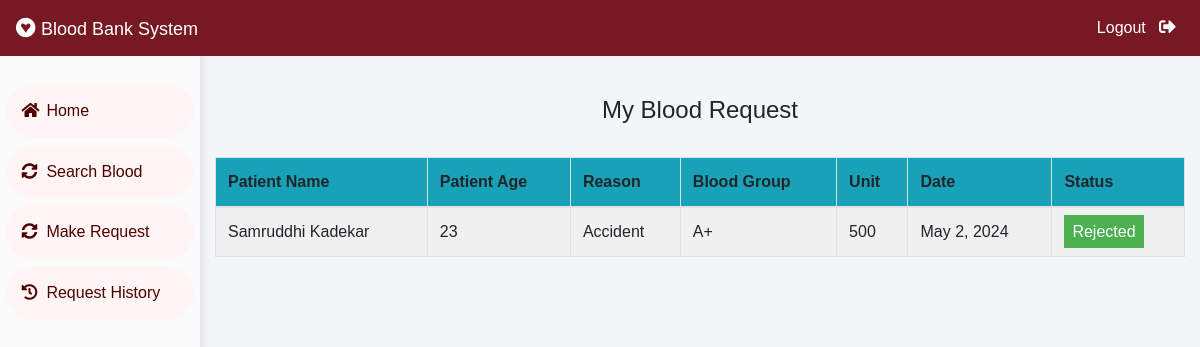
The page /patient/my-request (signed in) on the database its author committed.
### blood/models.py (models this page shows, shortened)
class BloodRequest(models.Model):
    request_by_patient = models.ForeignKey(
        pmodels.Patient,
        null=True,
        on_delete = models.CASCADE
    )
    request_by_hospital = models.ForeignKey(
        hmodels.Hospital,
        null=True,
        on_delete = models.CASCADE
    )
    request_by_donor = models.ForeignKey(
        dmodels.Donor,
        null = True,
        on_delete = models.CASCADE
    )
    patient_name = models.CharField(
        max_length=30
    )
    patient_age = models.PositiveIntegerField()
    reason = models.CharField(
        max_length=500
    )
    bloodgroup = models.CharField(
        max_length=10
    )
    unit = models.PositiveIntegerField(
        default=0
    )
    status = models.CharField(
        max_length=20,
        default="Pending"
    )
    date = models.DateField(
        auto_now=True
    )

### patient/views.py (the view)
# urls.py: path('my-request', views.my_request_view,name='my-request'),
def my_request_view(request):
    patient= models.Patient.objects.get(user_id=request.user.id)
    blood_request=bmodels.BloodRequest.objects.all().filter(request_by_patient=patient)
    return render(request,'patient/my_request.html',{'blood_request':blood_request})

### templates/patient/my_request.html (shortened to what this page needs)
{% extends 'patient/patientbase.html' %}
{% block content %}
{% load widget_tweaks %}
{%load static%}
<head>
   </head>
<br><br>
<div class="container">
    <H4 class="text-center">My Blood Request</H4><br>
    <table class="table table-light table-hover table-bordered table-striped">
        <thead class="bg-info">
            <tr>
                <th scope="col">Patient Name</th>
                <th scope="col">Patient Age</th>
                <th scope="col">Reason</th>
                <th scope="col">Blood Group</th>
                <th scope="col">Unit</th>
                <th scope="col">Date</th>
                <th scope="col">Status</th>
            </tr>
        </thead>
        <tbody>
            {% for t in blood_request %}
            <tr>
                <td> {{t.patient_name}}</td>
                <td>{{t.patient_age}}</td>
                <td>{{t.reason}}</td>
                <td>{{t.bloodgroup}}</td>
                <td>{{t.unit}}</td>
                <td>{{t.date}}</td>
                {% if t.status == 'Approved' %}
                <td><span class="label warning"> Approved</span></td>
                {% elif t.status == 'Rejected' %}
                <td><span class="label success">Rejected</span></td>
                {% else %}
                <td><span style="color: white;margin-left: 0px;" class="label info">Pending</span></td>
                {% endif %}
            </tr>
            {% endfor %}
        </tbody>
    </table>
</div>
{% endblock content %}

### templates/patient/patientbase.html (style rules this page uses)
* { margin: 0; padding: 0; box-sizing: border-box; list-style: none; text-decoration: none; font-family: 'Josefin Sans', sans-serif; }
body { background-color: #f3f5f9; }

### templates/patient/my_request.html (style rules this page uses)
.label { color: white; padding: 8px; }
.success { background-color: #4CAF50; }

### rows shown on the page
BloodRequest: patient_name "Samruddhi Kadekar", patient_age "23", reason "Accident", bloodgroup "A+", unit "500", date "May 2, 2024", status "Rejected"
